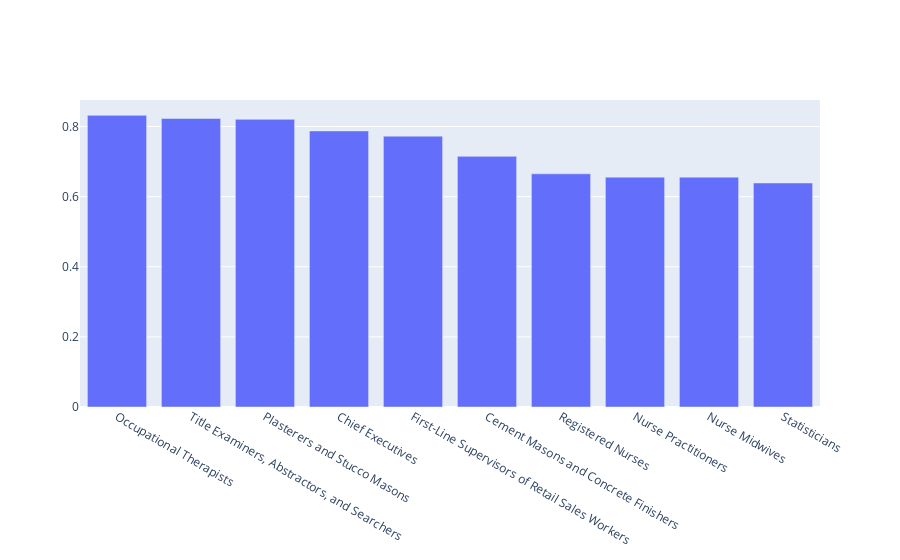

The notebook cell this image was saved under:
### Code cell
distribution(occ_default)

### Figure 1 — Plotly figure (JSON) as saved in the notebook; plotly's stock layout.template omitted (floating-point values rounded to 4 significant figures)
{"data": [{"textposition": "auto", "type": "bar", "x": ["Occupational Therapists", "Title Examiners, Abstractors, and Searchers", "Plasterers and Stucco Masons", "Chief Executives", "First-Line Supervisors of Retail Sales Workers", "Cement Masons and Concrete Finishers", "Registered Nurses", "Nurse Practitioners", "Nurse Midwives", "Statisticians", "Optometrists", "Brickmasons and Blockmasons", "Physical Therapists", "Sales Representatives, Wholesale and Manufacturing, Except Technical and Scientific Products", "Food Servers, Nonrestaurant", "Respiratory Therapists", "Physical Therapist Aides", "Postal Service Mail Carriers", "Bill and Account Collectors", "File Clerks", "Kindergarten Teachers, Except Special Education", "Mathematicians", "Mental Health and Substance Abuse Social Workers", "Child, Family, and School Social Workers", "Janitors and Cleaners, Except Maids and Housekeeping Cleaners", "Occupational Therapy Aides", "Food Science Technicians", "Maids and Housekeeping Cleaners", "Food Preparation Workers", "Painters, Construction and Maintenance"], "y": [0.832, 0.8231, 0.8206, 0.7876, 0.7727, 0.715, 0.6653, 0.6557, 0.6557, 0.639]}], "layout": {"barmode": "stack", "xaxis": {"categoryorder": "total descending"}}}
